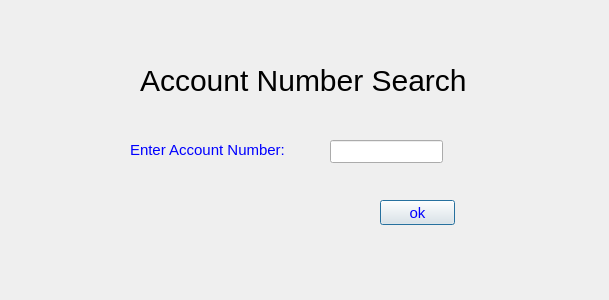
<?xml version="1.0" encoding="UTF-8"?>
<ui version="4.0">
 <class>findBox</class>
 <widget class="QDialog" name="findBox">
  <property name="geometry">
   <rect>
    <x>0</x>
    <y>0</y>
    <width>609</width>
    <height>300</height>
   </rect>
  </property>
  <property name="windowTitle">
   <string>Dialog</string>
  </property>
  <widget class="QLabel" name="label">
   <property name="geometry">
    <rect>
     <x>140</x>
     <y>60</y>
     <width>361</width>
     <height>41</height>
    </rect>
   </property>
   <property name="styleSheet">
    <string notr="true">QLabel{font-size:30px;}</string>
   </property>
   <property name="text">
    <string>Account Number Search</string>
   </property>
  </widget>
  <widget class="QLabel" name="label_2">
   <property name="geometry">
    <rect>
     <x>130</x>
     <y>140</y>
     <width>191</width>
     <height>20</height>
    </rect>
   </property>
   <property name="styleSheet">
    <string notr="true">QLabel{font-size:15px;color:blue}</string>
   </property>
   <property name="text">
    <string>Enter Account Number:</string>
   </property>
  </widget>
  <widget class="QLineEdit" name="lineEdit">
   <property name="geometry">
    <rect>
     <x>330</x>
     <y>140</y>
     <width>113</width>
     <height>23</height>
    </rect>
   </property>
   <property name="styleSheet">
    <string notr="true">QLineEdit{font-size:15px;}</string>
   </property>
  </widget>
  <widget class="QPushButton" name="pushButton">
   <property name="geometry">
    <rect>
     <x>380</x>
     <y>200</y>
     <width>75</width>
     <height>25</height>
    </rect>
   </property>
   <property name="styleSheet">
    <string notr="true">QPushButton{font-size:15px;color:blue}</string>
   </property>
   <property name="text">
    <string>ok</string>
   </property>
  </widget>
 </widget>
 <resources/>
 <connections/>
</ui>
